Frame 1 (no input): blank canvas, image omitted
Frame 60 (no input): blank canvas, image omitted
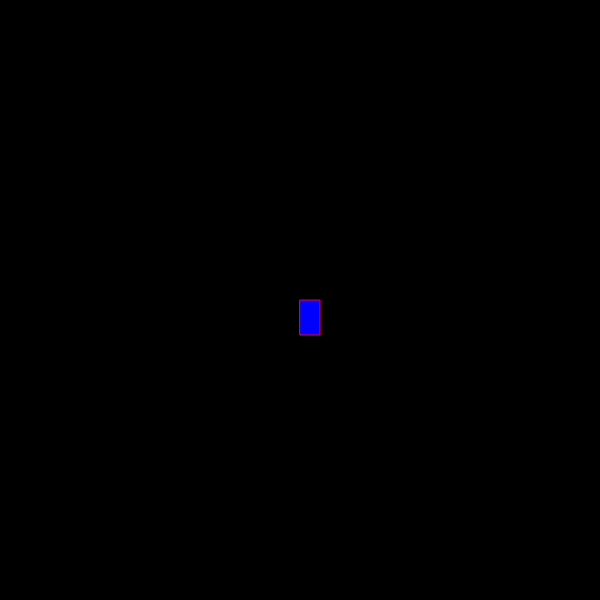
Frame 120 (the mouse pressed at the canvas centre since frame 60)

The p5.js sketch whose frames 1 and 60 were blank and that drew this single picture after the mouse press (run headless with seeded random() and noise() and a simulated clock; from frame 60 on, the mouse is pressed at the canvas centre):

// p5.js sketch
// ── sketch.js
function setup() {
    createCanvas(600, 600);
  }
  
  function draw(){
  background(`black`);
  
    stroke("red");
    fill("blue");
  
  //console.log(mouseIsPressed)
  
    if (mouseIsPressed) {
      rect(mouseX, mouseY, 20, 35);
    } 
  }
  
